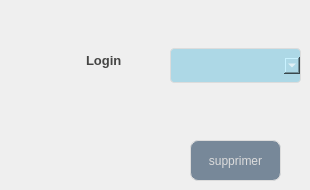
        <widget class="QWidget" name="tab_8">
         <attribute name="title">
          <string>Supprimer Profile</string>
         </attribute>
         <widget class="QLabel" name="label_20">
          <property name="geometry">
           <rect>
            <x>86</x>
            <y>50</y>
            <width>61</width>
            <height>20</height>
           </rect>
          </property>
          <property name="styleSheet">
           <string notr="true">background-color: transparent;
font: 8pt &quot;Castellar&quot;;
	color: #454544;
	font-weight: bold;
	font-size: 13px;
border:none;</string>
          </property>
          <property name="text">
           <string>Login</string>
          </property>
         </widget>
         <widget class="QPushButton" name="pb_supp">
          <property name="geometry">
           <rect>
            <x>190</x>
            <y>140</y>
            <width>91</width>
            <height>41</height>
           </rect>
          </property>
          <property name="styleSheet">
           <string notr="true">QPushButton {
	font: 87 8pt &quot;Segoe UI Black&quot;;
color: #dcdcdc;
background:#778899;
border: none;
border: 1px solid #DCDCDC;
border-radius: 8px;

}
QPushButton:hover {
color:#fff;
font: 87 8pt &quot;Segoe UI Black&quot;;
background:#ADD8E6;
border: none;
}</string>
          </property>
          <property name="text">
           <string>supprimer</string>
          </property>
         </widget>
         <widget class="QComboBox" name="cb_login_supp">
          <property name="geometry">
           <rect>
            <x>170</x>
            <y>40</y>
            <width>131</width>
            <height>51</height>
           </rect>
          </property>
          <property name="styleSheet">
           <string notr="true">background-color: rgb(250, 211, 0);
width: 100%;
  padding: 12px 20px;
  margin: 8px 0;
  display: inline-block;
  border: 1px solid #dcdcdc;
  border-radius: 4px;
  box-sizing: border-box;
  background: #ADD8E6;
  color: #FFFFFF;</string>
          </property>
         </widget>
        </widget>
